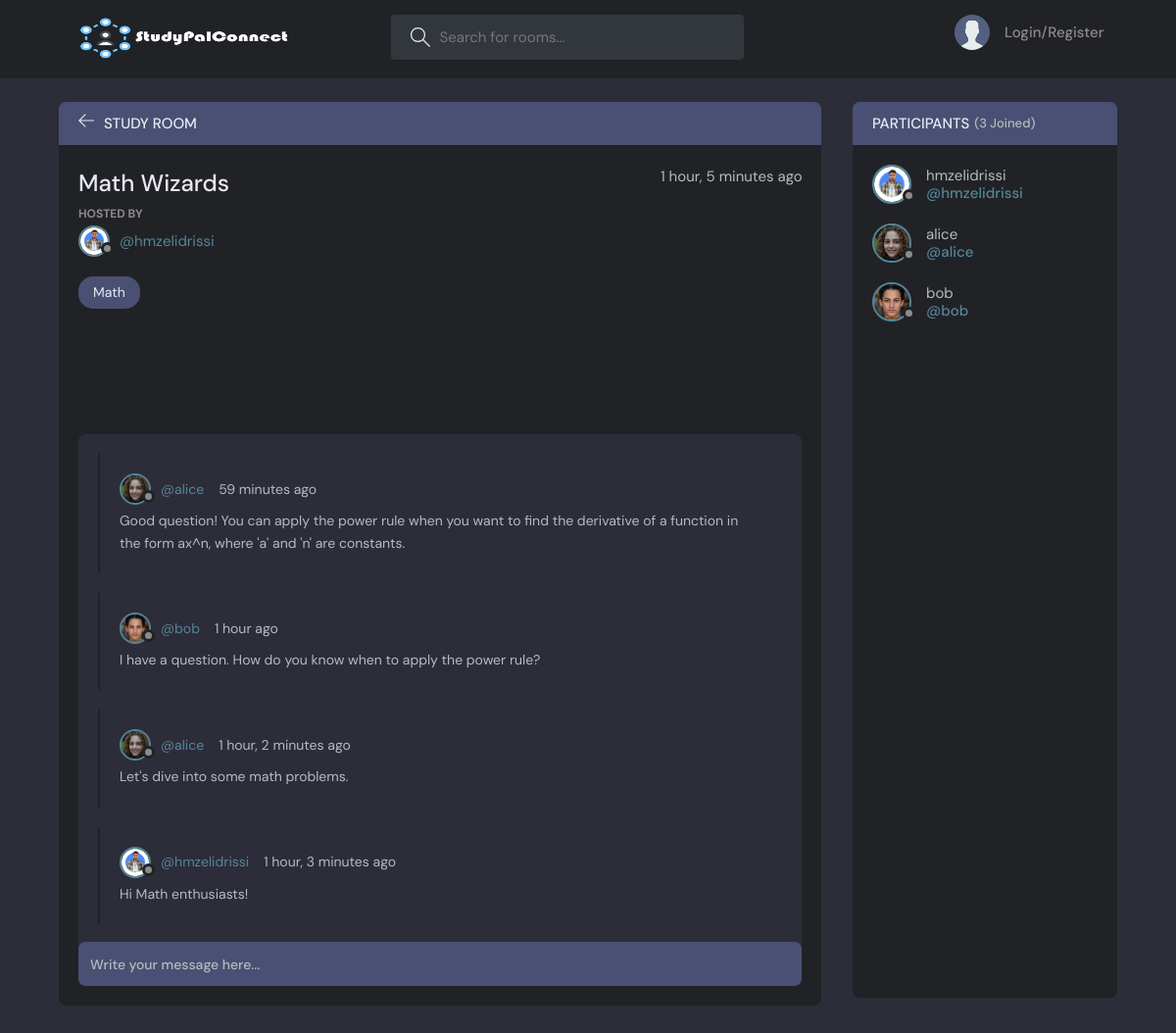
The app's page /room/5 with its own data.
### Core/models.py (models this page shows, shortened)
class Room(models.Model):
    host = models.ForeignKey(User, on_delete=models.SET_NULL, null=True)
    topic = models.ForeignKey(Topic, on_delete=models.SET_NULL, null=True)
    name = models.CharField(max_length=200)
    description = models.TextField(null=True, blank=True)
    participants = models.ManyToManyField(User, related_name='participants', blank=True)
    updated = models.DateTimeField(auto_now=True)
    created = models.DateTimeField(auto_now_add=True)
    class Meta:
        ordering = ['-created', '-updated']

class User(AbstractUser):
    full_name = models.CharField(max_length=200, null=True)
    email = models.EmailField(unique=True, null=True)
    username = models.CharField(max_length=150, unique=True)
    avatar = models.ImageField(blank=True, null=True, default="avatar.svg")
    bio = models.TextField(max_length=500, blank=True)

class Topic(models.Model):
    name = models.CharField(max_length=200)
    def __str__(self):
        return self.name

class Message(models.Model):
    user = models.ForeignKey(User, on_delete=models.CASCADE)
    room = models.ForeignKey(Room, on_delete=models.CASCADE)
    body = models.TextField()
    updated = models.DateTimeField(auto_now=True)
    created = models.DateTimeField(auto_now_add=True)
    class Meta:
        ordering = ['-created', '-updated']

### Core/views.py (the view, shortened to what this page needs)
# urls.py: path('room/<str:pk>', views.room, name='room'),
def room(request, pk):
    selected_room = Room.objects.get(id=pk)
    room_messages = selected_room.message_set.all()
    participants = selected_room.participants.all()
    context = {
        'selected_room': selected_room,
        'room_messages': room_messages,
        'participants': participants
    }
    return render(request, 'Core/room.html', context)

### templates/Core/room.html (shortened to what this page needs)
{% extends 'base.html' %}
{% block content %}
<main class="profile-page layout layout--2">
  <div class="container">
    <div class="room">
      <div class="room__top">
        <div class="room__topLeft">
          <a href="{% url 'home' %}">
            <svg version="1.1" xmlns="http://www.w3.org/2000/svg" width="32" height="32" viewBox="0 0 32 32">
              <title>arrow-left</title>
              <path
                d="M13.723 2.286l-13.723 13.714 13.719 13.714 1.616-1.611-10.96-10.96h27.625v-2.286h-27.625l10.965-10.965-1.616-1.607z"
              ></path>
            </svg>
          </a>
          <h3>Study Room</h3>
        </div>
      </div>
      <div class="room__box scroll">
        <div class="room__header scroll">
          <div class="room__info">
            <h3>{{ selected_room.name }}</h3>
            <span>{{ selected_room.created|timesince }} ago</span>
          </div>
          <div class="room__hosted">
            <p>Hosted By</p>
            <a href="{% url 'profile' selected_room.host.id %}" class="room__author">
              <div class="avatar avatar--small">
                <img src="{{ selected_room.host.avatar.url }}" />
              </div>
              <span>@{{ selected_room.host.username }}</span>
            </a>
          </div>
          <span class="room__topics">{{ selected_room.topic }}</span>
        </div>
        <div class="room__conversation">
          <div class="threads scroll">
          {% for message in room_messages %}
            <div class="thread">
              <div class="thread__top">
                <div class="thread__author">
                  <a href="{% url 'profile' message.user.id %}" class="thread__authorInfo">
                    <div class="avatar avatar--small">
                      <img src="{{ message.user.avatar.url }}" />
                    </div>
                    <span>@{{ message.user.username }}</span>
                  </a>
                  <span class="thread__date">{{ message.created|timesince }} ago</span>
                </div>
              </div>
              <div class="thread__details">
                  {{ message.body }}
              </div>
            </div>
          {% endfor %}
          </div>
        </div>
      </div>
      <div class="room__message">
        <form method="POST" action="">
            <input name="body" placeholder="Write your message here..." />
        </form>
      </div>
    </div>
    <div class="participants">
      <h3 class="participants__top">Participants <span>({{ participants.count }} Joined)</span></h3>
      <div class="participants__list scroll">
          {% for user in participants %}
        <a href="{% url 'profile' user.id %}" class="participant">
          <div class="avatar avatar--medium">
            <img src="{{ user.avatar.url }}" />
          </div>
          <p>
              {{ user.username }}
            <span>@{{ user.username }}</span>
          </p>
        </a>
          {% endfor %}
      </div>
    </div>
  </div>
</main>
{% endblock %}

### records on screen
Room: name "Math Wizards", created "1 hour, 5 minutes", host.avatar (picture), host.username "hmzelidrissi", topic "Math"
Message: user.avatar (picture), user.username "alice", created "59 minutes", body "Good question! You can apply the power rule when you want to find the derivative of a function in the form ax^n, where 'a' and 'n' are constants."
Message: user.avatar (picture), user.username "bob", created "1 hour", body "I have a question. How do you know when to apply the power rule?"
Message: user.avatar (picture), user.username "alice", created "1 hour, 2 minutes", body "Let's dive into some math problems."
Message: user.avatar (picture), user.username "hmzelidrissi", created "1 hour, 3 minutes", body "Hi Math enthusiasts!"
User: avatar (picture), username "hmzelidrissi"
User: avatar (picture), username "alice"
User: avatar (picture), username "bob"

### other values on screen
{{ participants.count }} "3"
